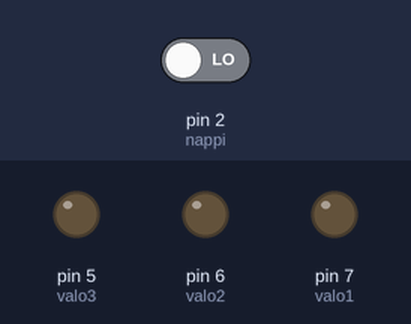
Recording of a sketch running on a simulated Arduino Uno, built with avr-gcc and run on an emulated ATmega328P. Parts: output pins drawn as LEDs (lit = HIGH). Inputs (shaded band) come from the test bench; at power-on: pin 2 (nappi) LOW.

Above: at 1.2 s.
1.3 s: pin 2 (nappi) driven HIGH
At 2.5 s:
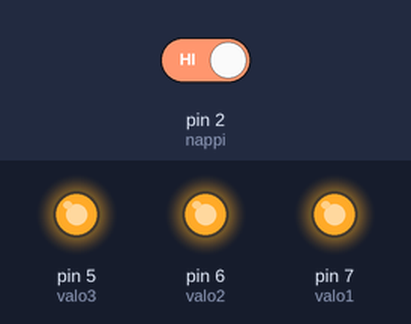
2.8 s: pin 2 (nappi) driven LOW
At 3.6 s:
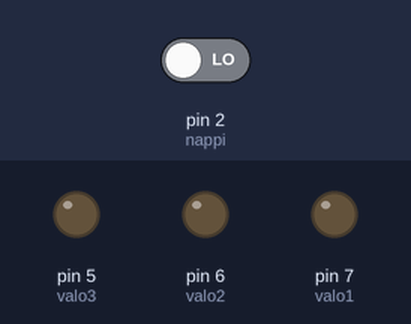
Timing chart, 0 to 5.8 s (numbered marks = the images above; inputs shaded):
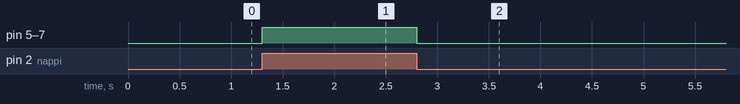

The sketch:

Harjoitus_2_2.ino
```cpp
int valo1 = 7; //määritetään valopinnin numero globaalina
int valo2 = 6; //määritetään valopinnin numero globaalina
int valo3 = 5; //määritetään valopinnin numero globaalina
int nappi = 2; //määritetään nappipinnin numero globaalina
int napinTila = 0; //määritetään aluksi pois päältä

void setup() //määritellään setup funktio
{
  pinMode(valo1, OUTPUT);  //määritetään pin 7 outputpinniksi
  pinMode(valo2, OUTPUT); //määritetään pin 6 outputpinniksi
  pinMode(valo3, OUTPUT); //määritetään pin 5 outputpinniksi
  pinMode(nappi, INPUT); //määritetään pin 2 inputpinniksi
}

void loop() //määritellään toistuva funktio (loop)
{
  napinTila = digitalRead(nappi); //luetaan tuleeko nappi pinniin jännitettä
  if(napinTila == 1){ //verrataan onko onko tila 1 vai ei jos on ==>
      digitalWrite(valo1, HIGH); //valo 1 päälle
      digitalWrite(valo2, HIGH); //valo 2 päälle
      digitalWrite(valo3, HIGH); //valo 3 päälle
  } else{ //napin tila ei ole 1 ==>
      digitalWrite(valo1, LOW); //valo 1 pois päältä
      digitalWrite(valo2, LOW); //valo 2 pois päältä
      digitalWrite(valo3, LOW); //valo 3 pois päältä

  }
}
```

Measured:
- after the input at 1.3 s, pin 5 (valo3), pin 6 (valo2), pin 7 (valo1): LOW → HIGH at once
- after the input at 2.8 s, pin 5 (valo3), pin 6 (valo2), pin 7 (valo1): HIGH → LOW at once
